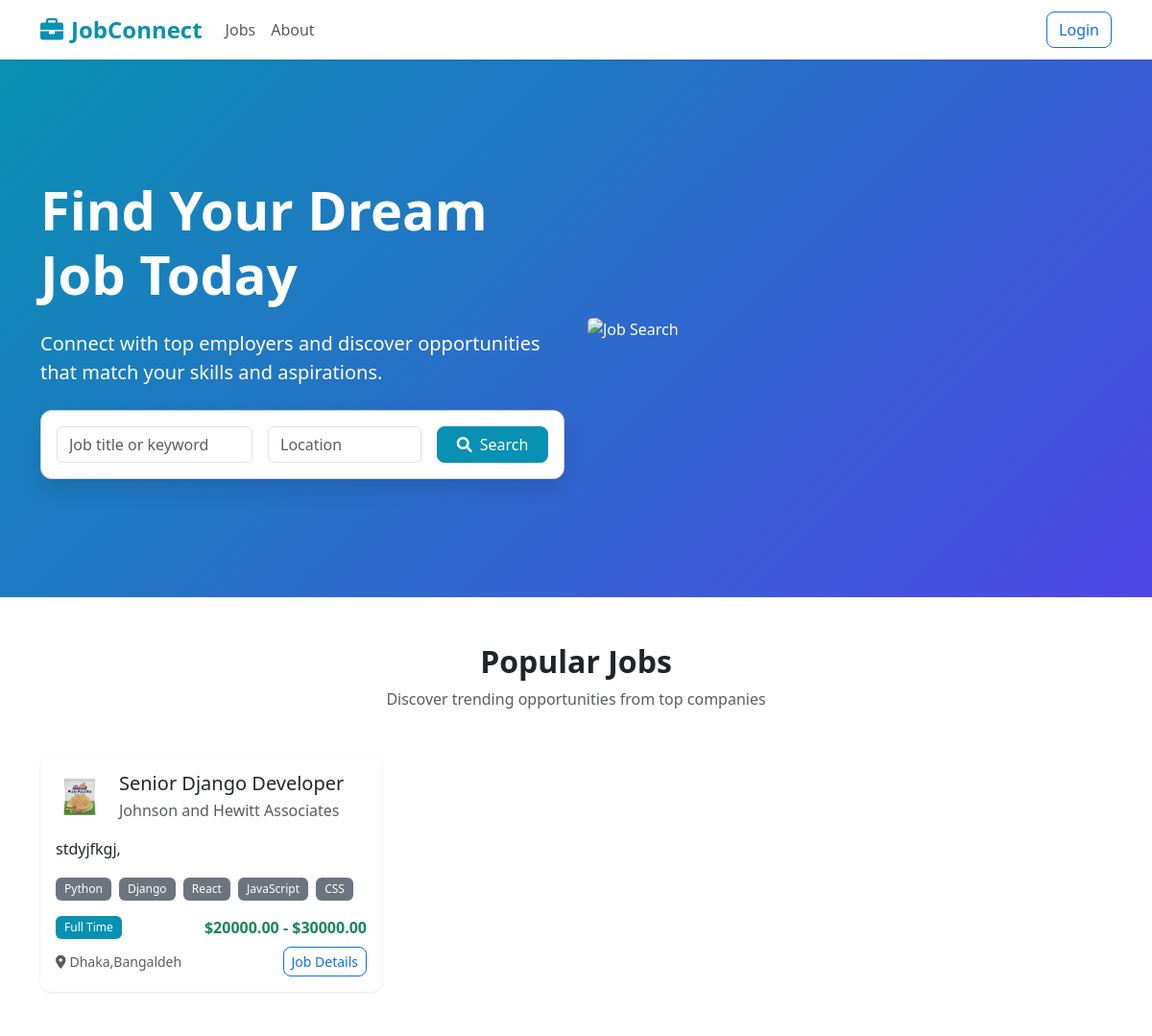
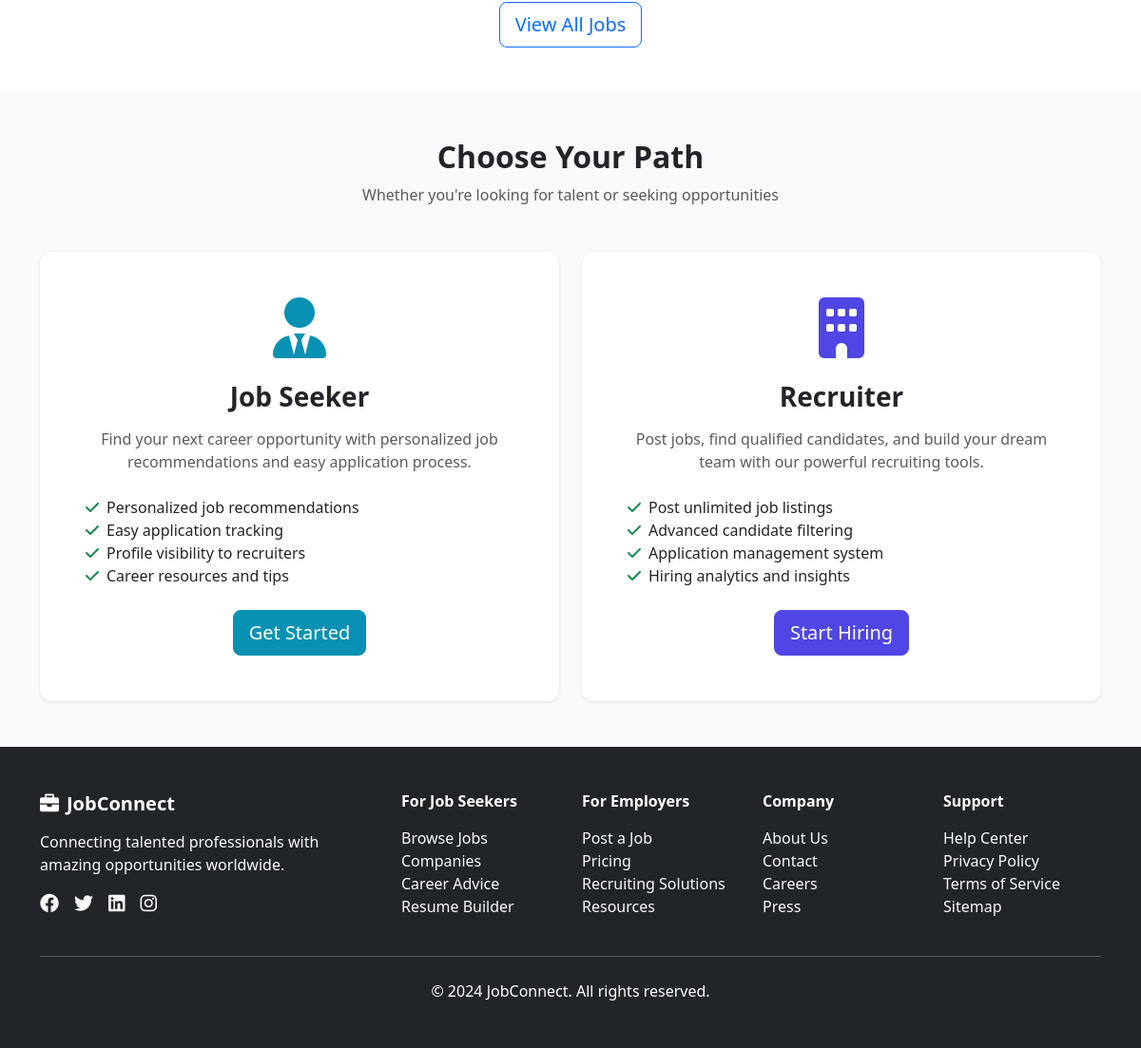
The page / on the database its author committed (2 pictures, top to bottom).
### app/models.py (models this page shows, shortened)
class Job(models.Model):
    JOB_TYPES = [
        ('full_time', 'Full Time'),
        ('part_time', 'Part Time'),
        ('remote', 'Remote'),
        ('contract', 'Contract'),
        ('internship', 'Internship'),
    ]
    category_choices = [
        ('IT', 'Information Technology'),
        ('HR', 'Human Resources'),
        ('Finance', 'Finance'),
        ('Marketing', 'Marketing'),
        ('Sales', 'Sales'),
        ('Education', 'Education'),
        ('Healthcare', 'Healthcare'),
        ('Engineering', 'Engineering'),
        ('Hospitality', 'Hospitality'),
        ('Real Estate', 'Real Estate'),
        ('Other', 'Other'),
    ]
    recruiter = models.ForeignKey(CustomUser, on_delete=models.CASCADE, related_name='jobs')
    title = models.CharField(max_length=200,null=True, blank=True)
    category = models.CharField(max_length=100, choices=category_choices, null=True, blank=True)
    description = models.TextField(null=True, blank=True)
    location = models.CharField(max_length=100,null=True, blank=True)
    EXPERIENCE_CHOICES = [
        (1, '0-2 years'),
        (2, '3-5 years'),
        (3, '6-10 years'),
        (4, '10+ years'),
    ]
    experience_required = models.IntegerField(choices=EXPERIENCE_CHOICES, null=True, blank=True)
    skills = models.TextField(help_text="Comma-separated skills, e.g. React, JavaScript, CSS", null=True, blank=True)
    salary_min = models.DecimalField(max_digits=10, decimal_places=2, blank=True, null=True)
    salary_max = models.DecimalField(max_digits=10, decimal_places=2, blank=True, null=True)
    job_type = models.CharField(max_length=20, choices=JOB_TYPES, default='full_time',null=True, blank=True)
    application_deadline = models.DateField(null=True, blank=True)
    created_at = models.DateTimeField(auto_now_add=True)
    updated_at = models.DateTimeField(auto_now=True)

class RecruiterProfile(models.Model):
    user = models.OneToOneField(CustomUser, on_delete=models.CASCADE,related_name='recruiter_profile')
    company_name = models.CharField(max_length=100,null=True, blank=True)
    contact_person = models.CharField(max_length=100,null=True, blank=True)
    phone= models.CharField(max_length=15,null=True, blank=True)
    company_website = models.URLField(null=True, blank=True)
    location = models.CharField(max_length=100,null=True, blank=True)
    profile_picture = models.ImageField(upload_to='profile_pics/',null=True, blank=True)
    company_description = models.TextField(null=True, blank=True)
    created_at = models.DateTimeField(auto_now_add=True)
    updated_at = models.DateTimeField(auto_now=True)

### app/views.py (the view)
# urls.py: path('', home, name='home'),
def home(request):
    jobs= Job.objects.filter(application_deadline__gte=timezone.now()).order_by('-created_at')[:5]
    for job in jobs:
        job.skill_list = [s.strip() for s in (job.skills or '').split(',')]
    return render(request, 'home.html', {'jobs': jobs})

### app/templates/home.html
{% extends 'base.html' %}
{% block content %}
    <section class="hero-section bg-gradient-primary text-white py-5">
        <div class="container">
            <div class="row align-items-center min-vh-50">
                <div class="col-lg-6">
                    <h1 class="display-4 fw-bold mb-4">Find Your Dream Job Today</h1>
                    <p class="lead mb-4">Connect with top employers and discover opportunities that match your skills and aspirations.</p>
                    <div class="card shadow-lg">
                        <div class="card-body">
                            <form class="row g-3">
                                <div class="col-md-5">
                                    <input type="text" class="form-control" placeholder="Job title or keyword">
                                </div>
                                <div class="col-md-4">
                                    <input type="text" class="form-control" placeholder="Location">
                                </div>
                                <div class="col-md-3">
                                    <button type="submit" class="btn btn-primary w-100">
                                        <i class="fas fa-search me-2"></i>Search
                                    </button>
                                </div>
                            </form>
                        </div>
                    </div>
                </div>
                <div class="col-lg-6">
                    <img src="/api/placeholder/600/400" alt="Job Search" class="img-fluid rounded">
                </div>
            </div>
        </div>
    </section>
    <section class="py-5">
        <div class="container">
            <div class="text-center mb-5">
                <h2 class="fw-bold">Popular Jobs</h2>
                <p class="text-muted">Discover trending opportunities from top companies</p>
            </div>
            <div class="row g-4">
                {% for job in jobs %}
                <div class="col-lg-4 col-md-6 mb-4">
                    <div class="card job-card h-100 shadow-sm">
                        <div class="card-body">
                            <div class="d-flex align-items-center mb-3">
                                {% if job.recruiter.recruiter_profile.profile_picture %}
                                    <img src="{{ job.recruiter.recruiter_profile.profile_picture.url }}" alt="{{ job.recruiter.username }}" class="rounded me-3" width="50" height="50">
                                {% else %}
                                    <img src="/static/images/placeholder.png" alt="Company" class="rounded me-3" width="50" height="50">
                                {% endif %}
                                <div>
                                    <h5 class="card-title mb-1">{{ job.title }}</h5>
                                    <p class="text-muted mb-0">{{ job.recruiter.recruiter_profile.company_name }}</p>
                                </div>
                            </div>
                            <p class="card-text">{{ job.description|truncatechars:100 }}</p>
                            <div class="mb-2">
                                {% for skill in job.skill_list %}
                                    <span class="badge bg-secondary me-1">{{ skill }}</span>
                                {% endfor %}
                            </div>
                            <div class="d-flex justify-content-between align-items-center mt-3">
                                <span class="badge bg-primary">{{ job.get_job_type_display }}</span>
                                <span class="fw-bold text-success">
                                    {% if job.salary_min and job.salary_max %}
                                        ${{ job.salary_min }} - ${{ job.salary_max }}
                                    {% else %}
                                        Salary N/A
                                    {% endif %}
                                </span>
                            </div>
                            <div class="mt-2 d-flex justify-content-between align-items-center">
                                <small class="text-muted">
                                    <i class="fas fa-map-marker-alt me-1"></i>{{ job.location }}
                                </small>
                                <a href="{% url 'job_detail' job.id %}" class="btn btn-sm btn-outline-primary">Job Details</a>
                            </div>
                        </div>
                    </div>
                </div>
                {% endfor %}
            </div>
            <div class="text-center mt-4">
                <a href="{% url 'job_list' %}" class="btn btn-outline-primary btn-lg">View All Jobs</a>
            </div>
        </div>
    </section>
    <section class="py-5 bg-light">
        <div class="container">
            <div class="text-center mb-5">
                <h2 class="fw-bold">Choose Your Path</h2>
                <p class="text-muted">Whether you're looking for talent or seeking opportunities</p>
            </div>
            <div class="row g-4">
                <div class="col-lg-6">
                    <div class="card user-type-card h-100 shadow-sm">
                        <div class="card-body text-center p-5">
                            <div class="mb-4">
                                <i class="fas fa-user-tie fa-4x text-primary"></i>
                            </div>
                            <h3 class="fw-bold mb-3">Job Seeker</h3>
                            <p class="text-muted mb-4">Find your next career opportunity with personalized job recommendations and easy application process.</p>
                            <ul class="list-unstyled text-start mb-4">
                                <li><i class="fas fa-check text-success me-2"></i>Personalized job recommendations</li>
                                <li><i class="fas fa-check text-success me-2"></i>Easy application tracking</li>
                                <li><i class="fas fa-check text-success me-2"></i>Profile visibility to recruiters</li>
                                <li><i class="fas fa-check text-success me-2"></i>Career resources and tips</li>
                            </ul>
                            <a href="job-seeker-dashboard.html" class="btn btn-primary btn-lg">Get Started</a>
                        </div>
                    </div>
                </div>
                <div class="col-lg-6">
                    <div class="card user-type-card h-100 shadow-sm">
                        <div class="card-body text-center p-5">
                            <div class="mb-4">
                                <i class="fas fa-building fa-4x text-accent"></i>
                            </div>
                            <h3 class="fw-bold mb-3">Recruiter</h3>
                            <p class="text-muted mb-4">Post jobs, find qualified candidates, and build your dream team with our powerful recruiting tools.</p>
                            <ul class="list-unstyled text-start mb-4">
                                <li><i class="fas fa-check text-success me-2"></i>Post unlimited job listings</li>
                                <li><i class="fas fa-check text-success me-2"></i>Advanced candidate filtering</li>
                                <li><i class="fas fa-check text-success me-2"></i>Application management system</li>
                                <li><i class="fas fa-check text-success me-2"></i>Hiring analytics and insights</li>
                            </ul>
                            <a href="recruiter-dashboard.html" class="btn btn-accent btn-lg">Start Hiring</a>
                        </div>
                    </div>
                </div>
            </div>
        </div>
    </section>{% endblock content %}

### app/static/styles.css (style rules this page uses)
:root { --primary-color: #0891b2; --accent-color: #4f46e5; --success-color: #059669; --warning-color: #d97706; --danger-color: #dc2626; --dark-color: #1f2937; --light-color: #f8fafc; --muted-color: #6b7280; }
.text-primary { color: var(--primary-color) !important; }
.bg-primary { background-color: var(--primary-color) !important; }
.btn-primary { background-color: var(--primary-color); border-color: var(--primary-color); }
.text-accent { color: var(--accent-color) !important; }
.btn-accent { background-color: var(--accent-color); border-color: var(--accent-color); color: white; }
.bg-gradient-primary { background: linear-gradient(135deg, var(--primary-color) 0%, var(--accent-color) 100%); }
.hero-section { min-height: 70vh; display: flex; align-items: center; }
.min-vh-50 { min-height: 50vh; }
.job-card { transition: transform 0.2s ease-in-out, box-shadow 0.2s ease-in-out; border: none; }
.user-type-card { transition: transform 0.2s ease-in-out, box-shadow 0.2s ease-in-out; border: none; }
.card { border-radius: 12px; }
.btn { border-radius: 8px; font-weight: 500; }
.badge { font-weight: 500; padding: 0.5em 0.75em; }
.shadow-sm { box-shadow: 0 1px 3px rgba(0, 0, 0, 0.1) !important; }
.shadow-lg { box-shadow: 0 10px 25px rgba(0, 0, 0, 0.1) !important; }

### rows shown on the page
Job: recruiter.recruiter_profile.profile_picture (picture), title "Senior Django Developer", recruiter.recruiter_profile.company_name "Johnson and Hewitt Associates", description "stdyjfkgj,", skill_list "Python" "Django" "React" "JavaScript" "CSS", job_type "Full Time", salary_min "20000.00", salary_max "30000.00", location "Dhaka,Bangaldeh"
